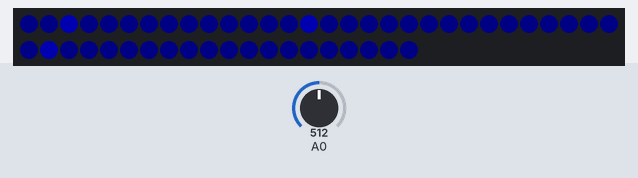
This sketch was run on a simulated Arduino Uno, built with avr-gcc and run on an emulated ATmega328P. Shown: 50 RGB LEDs in strip order, left to right, continuing on the next row. The test bench sets the inputs (shaded band); at power-on: A0 = 512. Dim RGB values are drawn brighter than linear.

Above: at 2.28 s.
2.3 s: A0 set to 716
3.9 s: A0 set to 306
At 3.93 s:
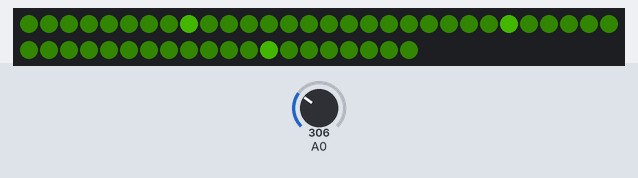
5.4 s: A0 set to 122
At 5.41 s:
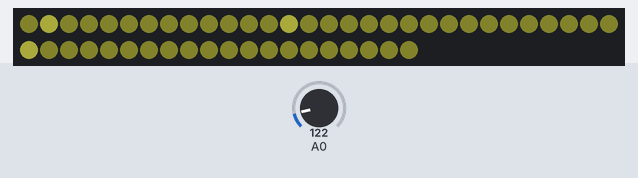

Measured:
- after the input at 3.9 s, the LEDs: change at once (image 1)
- after the input at 5.4 s, the LEDs: change at once (image 2)

The sketch:

main.ino
```cpp
#include "FastLED.h"                                          // FastLED library. Please use the latest development version.

#if FASTLED_VERSION < 3001000
#error "Requires FastLED 3.1 or later; check github for latest code."
#endif

// Fixed definitions cannot change on the fly.
#define LED_DT 6                                             // Data pin to connect to the strip.
#define COLOR_ORDER GRB                                     // It's GRB for WS2812 and BGR for APA102.
#define LED_TYPE WS2811                                       // Using APA102, WS2812, WS2801. Don't forget to change LEDS.addLeds.
#define NUM_LEDS 50                                         // Number of LED's.

int matrix[3][19] = {
  {27, 28, 29, 30, 31, 32, 33, 34, 35, 36, 37, 38, 39, 40, 41, 42, 43, 44, 45},
  {11, 11, 12, 13, 14, 15, 16, 17, 18, 18, 19, 20, 21, 22, 23, 24, 25, 26, 26},
  {0,  0,  1,  1,  2,  3,  3,  4,  4,  5,  5,  6,  7,  7,  8,  8,   9,  9, 10}
};

// Global variables can be changed on the fly.
uint8_t max_bright = 128;                                      // Overall brightness definition. It can be changed on the fly.

struct CRGB leds[NUM_LEDS];                                   // Initialize our LED array.

DEFINE_GRADIENT_PALETTE( heatmap_gp ) {
0,     0,  0,    225,   // blue
128,   255, 255,  0,   // yellow
255,   0, 255,    0 }; // red

CRGBPalette16 currentPalette(heatmap_gp);
CRGBPalette16 targetPalette(heatmap_gp);

// micro constants
const int sampleWindow = 50; // Sample window width in mS (50 mS = 20Hz)
unsigned int sample;

unsigned int value;
int index = 0;

void setup() {
  // put your setup code here, to run once:
  Serial.begin(57600);                                        // Initialize serial port for debugging.
  delay(1000);                                                // Soft startup to ease the flow of electrons.

//  LEDS.addLeds<LED_TYPE, LED_DT, LED_CK, COLOR_ORDER>(leds, NUM_LEDS);  // Use this for WS2801 or APA102
  LEDS.addLeds<LED_TYPE, LED_DT, COLOR_ORDER>(leds, NUM_LEDS);  // Use this for WS2812

  FastLED.setBrightness(max_bright);
  set_max_power_in_volts_and_milliamps(5, 500);               // FastLED Power management set at 5V, 500mA.
}

void loop() {
  value = collectValue();

  //Serial.println(value);

  showLeds(value, 16);

  if (index < 19) {
    index++;
  } else {
    index = 0;
  }

  showColumn(index, value, 128);

  FastLED.show();
}


void showLeds(unsigned int value, unsigned int bright) {
  for (int i=0; i<NUM_LEDS; i++) {
    leds[i] = ColorFromPalette(currentPalette, value, bright);
  }
}

void showLed(int x, int y, unsigned int value, unsigned int bright) {
  int pos = matrix[y][x];
  leds[pos] = ColorFromPalette(currentPalette, value, bright);
}

void showColumn(int x, unsigned int value, unsigned int bright) {
  showLed(x, 0, value, bright);
  showLed(x, 1, value, bright);
  showLed(x, 2, value, bright);
}

unsigned int collectValue() {
   unsigned long startMillis= millis();  // Start of sample window
   unsigned int peakToPeak = 0;   // peak-to-peak level

   unsigned int signalMax = 0;
   unsigned int signalMin = 1024;

   // collect data for 50 mS
   while (millis() - startMillis < sampleWindow)
   {
      sample = analogRead(0);
      if (sample < 1024)  // toss out spurious readings
      {
         if (sample > signalMax)
         {
            signalMax = sample;  // save just the max levels
         }
         else if (sample < signalMin)
         {
            signalMin = sample;  // save just the min levels
         }
      }
   }
   peakToPeak = signalMax - signalMin;  // max - min = peak-peak amplitude

   return min((peakToPeak / 513.0) * 255.0, 255.0);
}
```
